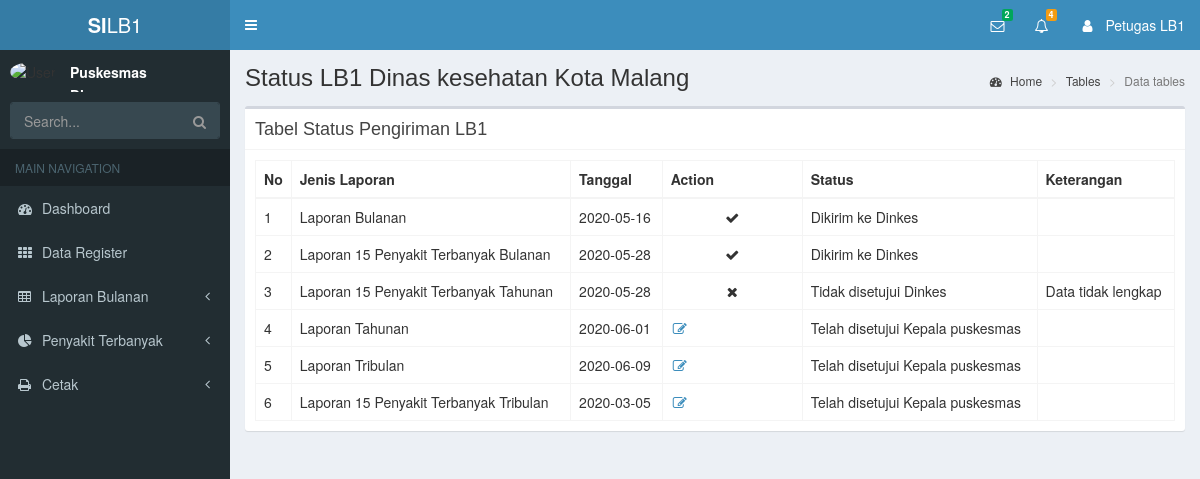
The app's page /index.php/laporan_bulanan/statusLB with its own data.
### tables this page shows
CREATE TABLE `detail_laporan` (
  `id_laporan` int(10) NOT NULL,
  `id_jp` int(10) NOT NULL,
  `jenis_laporan` varchar(100) NOT NULL,
  `nama_puskesmas` varchar(100) NOT NULL,
  `status` int(10) NOT NULL,
  `tanggal` date NOT NULL,
  `datalb1` text NOT NULL,
  `ket` text NOT NULL,
  `pesan` int(10) NOT NULL,
  `waktu` time NOT NULL
);

### application/controllers/Laporan_bulanan.php (called while the page is built, shortened)
<?php
class Laporan_bulanan extends CI_Controller{
    function __construct(){
      $this->load->helper('url');
      $this->load->model('RekamMedis_model');
      $this->load->model('DataLB1_model');
      $this->load->helper(array('form', 'url'));
    }
    public function header()
    {
      $pesan = $this->DataLB1_model->pesan();
      $data['pesan'] = count($pesan);
      $data['data_pesan'] = $pesan;
      $result = $this->DataLB1_model->notif();
      $data['notif'] = count($result);
      $data['data_notif'] = $result;
      $this->load->view('header/lb_header', $data);
    }
    public function statusLB()
    {
      $data['status'] = $this->DataLB1_model->tampil_status()->result();
      $this->load->view('laporan_bulanan/tabel_statusLB1', $data);
      $this->load->view('footer/lb_footer');
    }
}

### index.php (called while the page is built, shortened)
<?php
require_once BASEPATH.'core/CodeIgniter.php';

### application/models/DataLB1_model.php (called while the page is built, shortened)
<?php
class DataLB1_model extends CI_Model{
  public function notif()
  {
    $this->db->where("(status=1 OR status=11 OR status=3 OR status=4)", NULL, FALSE);
    $result = $this->db->get('detail_laporan')->result_array();
    return $result;
  }
  public function pesan()
  {
    $this->db->where('pesan', 5);
    $result = $this->db->get('detail_laporan')->result_array();
    return $result;
  }
  public function tampil_status()
  {
    return $this->db->get('detail_laporan');
  }
}

### application/views/laporan_bulanan/tabel_statusLB1.php (the view)
<div class="content-wrapper">
  <section class="content-header">
    <h1>
      Status LB1 Dinas kesehatan Kota Malang
    </h1>
    <ol class="breadcrumb">
      <li><a href="#"><i class="fa fa-dashboard"></i> Home</a></li>
      <li><a href="#">Tables</a></li>
      <li class="active">Data tables</li>
    </ol>
  </section>
  <section class="content">
    <div class="row">
      <div class="col-xs-12">
      <div class="box">
          <div class="box-header with-border">
            <h3 class="box-title">Tabel Status Pengiriman LB1</h3>
          </div>
          <div class="box-body">
            <table class="table table-bordered">
              <thead>
              <tr>
                <th style="width: 10px">No</th>
                <th >Jenis Laporan</th>
                <th >Tanggal</th>
                <th style="width: 140px" >Action</th>
                <th >Status</th>
                <th >Keterangan</th>
              </tr>
              </thead>
              <tbody>
              <?php $no =0; foreach ($status as $st ): $no++; ?>
              <tr>
                <td><?php echo $no?></td>
                <td><?php echo $st->jenis_laporan?></td>
                <td><?php echo $st->tanggal?></td>
                <?php if ($st->status == 0 ) { ?>
                  <td style="text-align: center;">-</td>
                <?php }elseif ($st->status == 11 || $st->status == 4) {?>
                  <td style="text-align: center;"><span class="fa fa-fw fa-times"></span></td>
                <?php }elseif ($st->status == 1 && $st->id_jp == 1 || $st->id_jp == 2 || $st->id_jp == 3) { ?>
                  <td><a class='fa fa-fw fa-edit' href="<?php echo site_url('laporan_bulanan/detailLB/' . $st->id_laporan);?>"><span class="menu-icon icon-edit"></span></a></td>
                <?php }elseif ($st->status == 1 && $st->id_jp == 4) { ?>
                  <td><a class='fa fa-fw fa-edit' href="<?php echo site_url('laporan_bulanan/detailPBln/' . $st->id_laporan);?>"><span class="menu-icon icon-edit"></span></a></td>
                <?php }elseif ($st->status == 1 && $st->id_jp == 5) { ?>
                  <td><a class='fa fa-fw fa-edit' href="<?php echo site_url('laporan_bulanan/detailPTri/' . $st->id_laporan);?>"><span class="menu-icon icon-edit"></span></a></td>
                <?php }elseif ($st->status == 1 && $st->id_jp == 6) { ?>
                  <td><a class='fa fa-fw fa-edit' href="<?php echo site_url('laporan_bulanan/detailPThn/' . $st->id_laporan);?>"><span class="menu-icon icon-edit"></span></a></td>
                <?php }elseif ($st->status == 2 || $st->status == 3) { ?>
                  <td style="text-align: center;"><span class="fa fa-fw fa-check"></span></td>
                <?php } ?>
                <td>
                  <?php if ($st->status == 0) {
                          echo "Perlu persetujuan Kepala puskesmas";
                      } else if ($st->status == 1) {
                          echo "Telah disetujui Kepala puskesmas";
                      } else if ($st->status == 2) {
                          echo "Dikirim ke Dinkes";
                      } elseif ($st->status == 3) {
                        echo "Laporan telah diterima";
                      } elseif ($st->status == 11) {
                        echo "Tidak disetujui Kepala puskesmas";
                      } elseif ($st->status == 4) {
                        echo "Tidak disetujui Dinkes";
                      }
                  ?>
                </td>
                <td><?php echo $st->ket ?></td>
              </tr>
              <?php endforeach;?>
              </tbody>
          </table>
          </div>
        </div>
      </div>
    </div>
  </section>
</div>

### records on screen
detail_laporan: jenis_laporan "Laporan Bulanan", tanggal "2020-05-16", status 2 (drawn)
detail_laporan: jenis_laporan "Laporan 15 Penyakit Terbanyak Bulanan", tanggal "2020-05-28", status 2 (drawn)
detail_laporan: jenis_laporan "Laporan 15 Penyakit Terbanyak Tahunan", tanggal "2020-05-28", status 4 (drawn), ket "Data tidak lengkap"
detail_laporan: jenis_laporan "Laporan Tahunan", tanggal "2020-06-01", status "Telah disetujui Kepala puskesmas"
detail_laporan: jenis_laporan "Laporan Tribulan", tanggal "2020-06-09", status "Telah disetujui Kepala puskesmas"
detail_laporan: jenis_laporan "Laporan 15 Penyakit Terbanyak Tribulan", tanggal "2020-03-05", status "Telah disetujui Kepala puskesmas"

### other values on screen
$pesan "2"
$notif "4"
